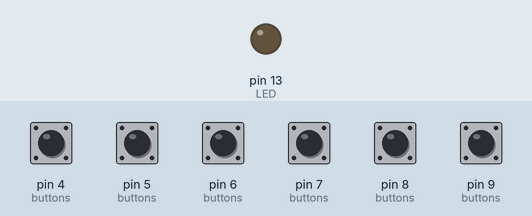
Simulated run of this sketch. Board: Arduino Leonardo, built with avr-gcc and run on an emulated ATmega32U4. Parts: output pins drawn as LEDs (lit = HIGH). Inputs (shaded band) come from the test bench; at power-on: pin 4 (buttons), pin 5 (buttons), pin 6 (buttons), pin 7 (buttons), pin 8 (buttons), pin 9 (buttons) HIGH. USB keyboard and mouse output is not drawn.

Above: at 4.0 s.
4.1 s: pin 4 (buttons) pulled LOW for 0.15 s
At 4.18 s:
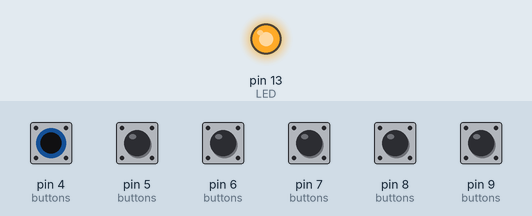
Timing chart, 0 to 7.1 s (numbered marks = the images above; inputs shaded):
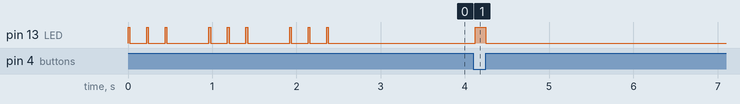

The sketch:

USB_ButtonBox.ino
```cpp
//
// Zoom Buttons
// inspired by https://www.instructables.com/Zoom-Control-Box/
//

#include "Keyboard.h"

// Define Arduino pin numbers for buttons and LEDs
#define LED 13
#define LANG 2  // Language select (connect button to GND to switch to US keyboard)
#define BTN1 4  // Alt-F2: Gallery view
#define BTN2 5  // Alt-F1: Speaker view
#define BTN3 6  // Alt-Y: Raise Hand
#define BTN4 7  // Alt-A: Mute self
#define BTN5 8  // Alt-F: Full screen
#define BTN6 9  // Alt-S: Share screen
#define NUMBUTTONS 6
int buttons[NUMBUTTONS] = {BTN1, BTN2, BTN3, BTN4, BTN5, BTN6};
unsigned long btntime[NUMBUTTONS];
boolean btnpress[NUMBUTTONS];


char line[80];
unsigned long t;
int n;

void setup() {
  pinMode(LED, OUTPUT);
  digitalWrite(LED, LOW);

  for (int i=0; i < 3; i++) {
  digitalWrite(LED, HIGH); delay(20);
  digitalWrite(LED, LOW); delay(200);
  digitalWrite(LED, HIGH); delay(20);
  digitalWrite(LED, LOW); delay(200);
  digitalWrite(LED, HIGH); delay(20);
  digitalWrite(LED, LOW); delay(500);
  }

  for (int i = 0; i < NUMBUTTONS; i++) {
    pinMode(buttons[i], INPUT_PULLUP);
    btntime[i] = 0;
    btnpress[i] = false;
  }

  pinMode(LANG, INPUT_PULLUP); // Language select HIGH = DE, LOW = US

  Keyboard.begin();
}

void loop() {
  for (int i = 0; i < NUMBUTTONS; i++) {
    if (!digitalRead(buttons[i])) {
      // Button pressed (negative logic)
      if (btntime[i] == 0) {
        // Button has just been pressed
        btntime[i] = millis();
      }
      else {
        // Button is still pressed
        if (millis() - btntime[i] > 20 && !btnpress[i]) {
          // This is not just a glitch
          btnpress[i] = true;
          // Now do your stuff!
          digitalWrite(LED, HIGH);
          switch (i) {
          case 0: // Alt-F2: Gallery view
            Keyboard.press(KEY_LEFT_ALT);
            Keyboard.write(KEY_F2);
            Keyboard.release(KEY_LEFT_ALT);
            break;
          case 1: // Alt-F1: Speaker view
            Keyboard.press(KEY_LEFT_ALT);
            Keyboard.write(KEY_F1);
            Keyboard.release(KEY_LEFT_ALT);
            break;
          case 2: // Alt-Y: Raise / lower hand be careful on DE kbd Y & Z are changed to US kbd
            Keyboard.press(KEY_LEFT_ALT);
            if (digitalRead(LANG) == HIGH) Keyboard.write('z'); // Check which language is selected
              else Keyboard.write('y');
            Keyboard.release(KEY_LEFT_ALT);
            break;
          case 3: // Alt-A: Mute self
            Keyboard.press(KEY_LEFT_ALT);
            Keyboard.write('a');
            Keyboard.release(KEY_LEFT_ALT);
            break;
          case 4: // Alt-F: Full screen
            Keyboard.press(KEY_LEFT_ALT);
            Keyboard.write('f');
            Keyboard.release(KEY_LEFT_ALT);
            break;
          case 5: // Alt-S: Share screen
            Keyboard.press(KEY_LEFT_ALT);
            Keyboard.write('s');
            Keyboard.release(KEY_LEFT_ALT);
            break;
          }
        }
      }
    }
    else {
      // Button not pressed
      if (btntime[i] != 0) {
        // Looks like it's just been released
        digitalWrite(LED, LOW);
        btntime[i] = 0;
        btnpress[i] = false;
      }
    }
  }
}
```

Measured:
- after the input at 4.1 s, pin 13 (LED): LOW → HIGH at once, → LOW 0.13 s later
